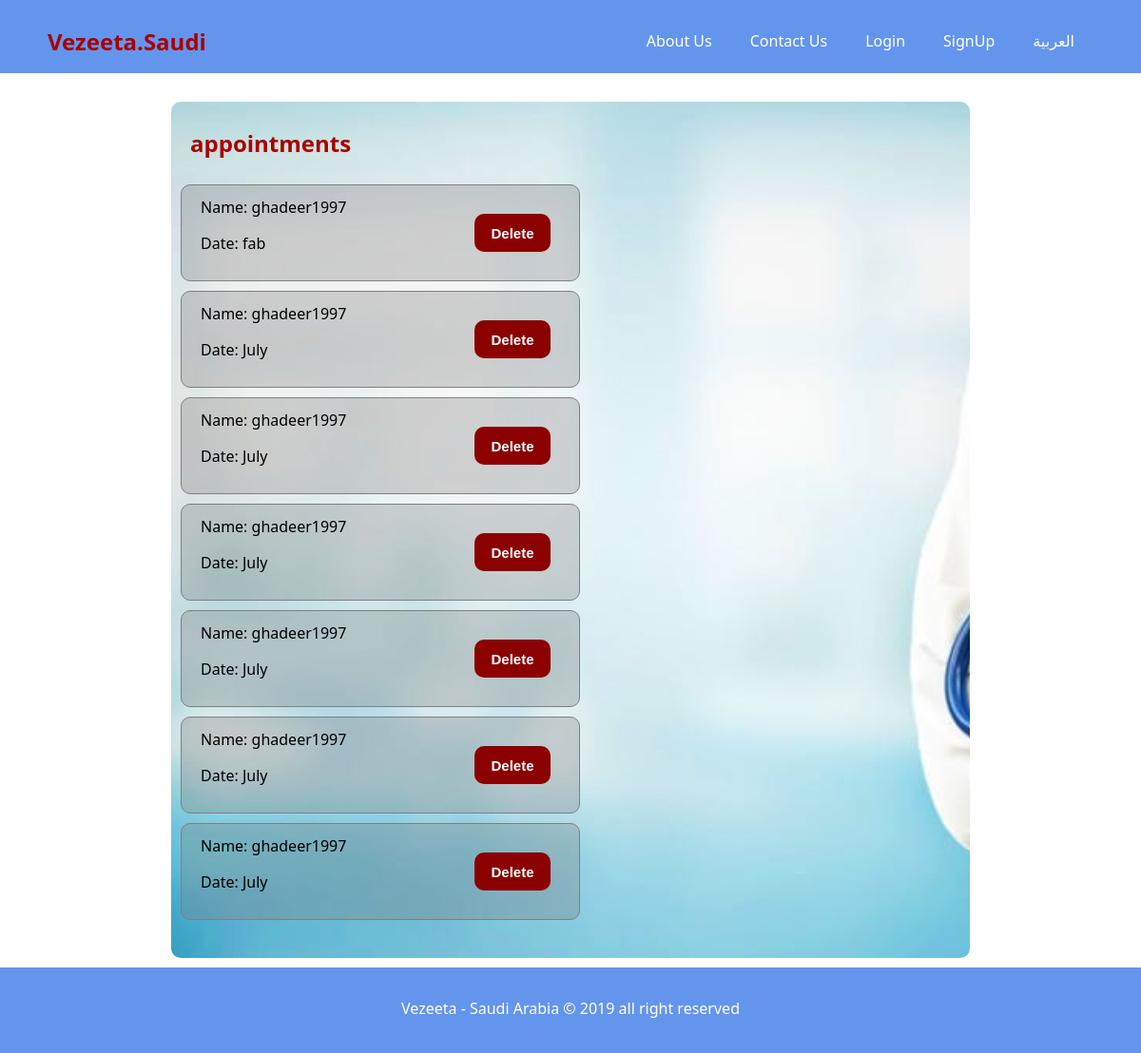
Page /userprofile/ghadeer1997 on the committed database.
### Final_App/models.py (models this page shows, shortened)
class appointment(models.Model):
    username = models.CharField(max_length=100)
    date = models.CharField(max_length=100)

### Final_App/views.py (the view)
# urls.py: path('userprofile/<str:username>', views.Uprofile, name ='user'),
def Uprofile(request, username):
    appointment_user = appointment.objects.filter(username__icontains=username)
    data = {
        "appointment_user":appointment_user
    }
    return render(request, 'userprofile.html', data)

### template/userprofile.html (shortened to what this page needs)
{% extends 'base.html'%}
{% block body %}
<div class="container">
    <div class="signup_body">
        <div class="signup">
            {% if appointment_user%}
            <h2>{{user.username}} appointments</h2>
            {% for i in appointment_user %}
            <div class="appointment">
                <div class="data">
                    <p>Name: {{i.username}}</p>
                    <p>Date: {{i.date}}</p>
                </div>
                <button class="btndel"><a href="{% url 'delete-item' i.pk %}" id="pos">Delete</a></button>
            </div>
            {% endfor %}
            {% else %}
                        <h3></h3>
                    <div class="messages">
                              <h2>Sorry {{user.username}}. You don't have appointment</h2>
                    </div>
{% endif %}
        </div>
    </div>
</div>
{% endblock%}

### static/CSS/style.css (style rules this page uses)
* { padding: 0; margin: 0; box-sizing: border-box; }
body { font-family: 'Segoe UI', Tahoma, Geneva, Verdana, sans-serif; line-height: 1.7rem; }
a { text-decoration: none; color: white; }
h1,h2,h3 { padding-bottom: 20px; color : darkred; }
p { margin: 10px 0; }
.signup h2 { padding-left: 20px; padding-top: 30px; color: rgb(170, 0, 0); }
.signup, .signupmsg { width: 70%; margin: 30px auto; background-image: url('../img/doctors.jpg'); background-repeat: no-repeat ; background-size: cover ; border-radius: 10px; padding-bottom: 30px; margin-bottom: 100px; }
.appointment { overflow: hidden; border: 1px gray solid; border-radius: 10px; width: 50%; padding-left: 20px; margin: 10px ; background-color: rgba(128, 128, 128, 0.33) ; }
.data { float: left; }
.btndel { width: 80px; background-color: darkred ; border: none ; color: white ; height: 40px; border-radius: 10px; font-weight: bold ; font-size: 15px; margin: 30px; float: right; }

### rows in the picture
appointment: username "ghadeer1997", date "fab"
appointment: username "ghadeer1997", date "July"
appointment: username "ghadeer1997", date "July"
appointment: username "ghadeer1997", date "July"
appointment: username "ghadeer1997", date "July"
appointment: username "ghadeer1997", date "July"
appointment: username "ghadeer1997", date "July"
